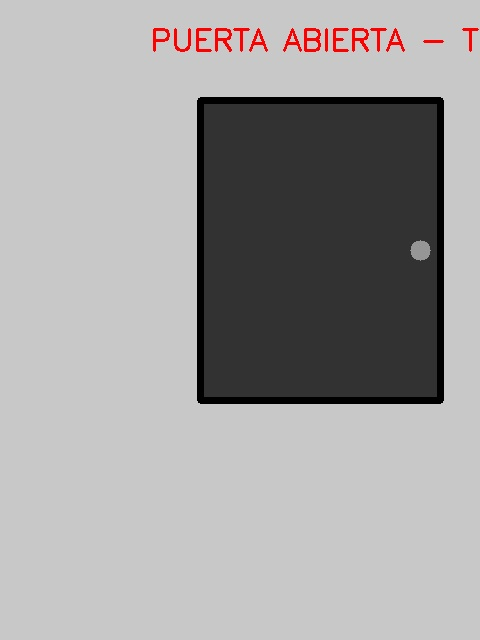
#> input picture test_door_open.jpg, 480 x 640 px
$ python -i eco_mode.py   (imports and definitions only)
#> lines starting #> are read from the running program, lines starting #| are printed output that depends on the picture
#> further down, picture is the input picture: shape (640, 480, 3); mean B, G, R 160.4, 160.5, 162.2
"""
Modo Eco Inteligente para optimización de recursos
Reduce consumo de CPU hasta 90% en períodos de inactividad
"""

import cv2
import time
import numpy as np
from enum import Enum
from typing import Optional, Tuple
import logging

logger = logging.getLogger(__name__)

class SystemState(Enum):
    """Estados del sistema según actividad"""
    IDLE = "idle"        # Sin actividad
    ALERT = "alert"      # Movimiento detectado
    ACTIVE = "active"    # Puerta abierta detectada

class EcoModeManager:
    """
    Gestor del Modo Eco Inteligente
    Ajusta recursos según la actividad detectada
    """

    def __init__(self):
        self.current_state = SystemState.IDLE
        self.last_motion_time = time.time()  # Inicializar con tiempo actual
        self.last_detection_time = time.time()  # Inicializar con tiempo actual
        self.previous_frame = None
        self.motion_threshold = 0.02  # 2% de píxeles cambiados
        self.frame_count = 0  # Contador de frames procesados

        # Configuración por estado
        self.state_configs = {
            SystemState.IDLE: {
                'detection_interval': 5.0,    # Detectar cada 5s
                'fps': 5,                     # Solo 5 FPS
                'yolo_enabled': False,        # YOLO apagado
                'resolution_scale': 0.5,      # Mitad de resolución
                'jpeg_quality': 50            # Calidad mínima
            },
            SystemState.ALERT: {
                'detection_interval': 2.0,    # Detectar cada 2s
                'fps': 15,                    # 15 FPS
                'yolo_enabled': True,         # YOLO activo
                'resolution_scale': 0.75,     # 75% resolución
                'jpeg_quality': 60            # Calidad media
            },
            SystemState.ACTIVE: {
                'detection_interval': 0.5,    # Máxima frecuencia
                'fps': 30,                    # Máximo FPS
                'yolo_enabled': True,         # YOLO activo
                'resolution_scale': 1.0,      # Resolución completa
                'jpeg_quality': 70            # Calidad alta
            }
        }

        # Timeouts para cambio de estado
        self.idle_timeout = 30.0      # 30s sin movimiento → IDLE
        self.alert_timeout = 10.0     # 10s sin detección → ALERT

        logger.info(f"Modo Eco Inteligente inicializado en estado {self.current_state.value}")
        logger.info(f"Configuración: motion_threshold={self.motion_threshold}, idle_timeout={self.idle_timeout}s")

    def detect_motion(self, frame: np.ndarray) -> bool:
        """
        Detecta movimiento comparando frames con manejo robusto de errores
        """
        try:
            # Validar frame de entrada
            if frame is None or frame.size == 0:
                return False

            # Reducir resolución para análisis rápido y consistente
            target_width = 320
            target_height = 240

            # Redimensionar a tamaño fijo para evitar problemas de tamaño
            small_frame = cv2.resize(frame, (target_width, target_height), interpolation=cv2.INTER_AREA)
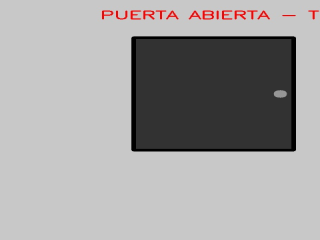
#> small_frame: shape (240, 320, 3); mean B, G, R 160.4, 160.5, 162.2

            # Convertir a escala de grises
            gray = cv2.cvtColor(small_frame, cv2.COLOR_BGR2GRAY)

            # Aplicar desenfoque gaussiano para reducir ruido
            gray = cv2.GaussianBlur(gray, (21, 21), 0)
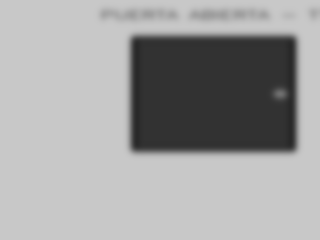
#> gray: shape (240, 320); min 40, max 200, mean 161

            # Primera vez, inicializar frame anterior
            if self.previous_frame is None:
                self.previous_frame = gray.copy()
                logger.debug("Frame inicial capturado para detección de movimiento")
                return False

            # Asegurar que ambos frames tengan el mismo tamaño
            if self.previous_frame.shape != gray.shape:
                logger.warning(f"Tamaño de frame cambió: {self.previous_frame.shape} -> {gray.shape}")
                self.previous_frame = gray.copy()
                return False

            # Calcular diferencia absoluta entre frames
            frame_diff = cv2.absdiff(self.previous_frame, gray)

            # Aplicar threshold para obtener imagen binaria
            _, thresh = cv2.threshold(frame_diff, 25, 255, cv2.THRESH_BINARY)

            # Aplicar operaciones morfológicas para eliminar ruido
            kernel = cv2.getStructuringElement(cv2.MORPH_ELLIPSE, (5, 5))
            thresh = cv2.morphologyEx(thresh, cv2.MORPH_OPEN, kernel)
            thresh = cv2.dilate(thresh, kernel, iterations=2)

            # Encontrar contornos para validar que es movimiento real
            contours, _ = cv2.findContours(thresh.copy(), cv2.RETR_EXTERNAL, cv2.CHAIN_APPROX_SIMPLE)

            # Filtrar contornos pequeños (ruido)
            min_area = 500  # Área mínima para considerar movimiento real
            valid_contours = [c for c in contours if cv2.contourArea(c) > min_area]

            # Calcular área total de movimiento
            total_motion_area = sum(cv2.contourArea(c) for c in valid_contours)
            total_frame_area = target_width * target_height
            motion_percentage = total_motion_area / total_frame_area

            # Actualizar frame anterior con factor de aprendizaje
            # Esto ayuda a adaptarse a cambios graduales de iluminación
            alpha = 0.1  # Factor de aprendizaje
            self.previous_frame = cv2.addWeighted(gray, alpha, self.previous_frame, 1.0 - alpha, 0)

            # Detectar si hay movimiento significativo
            has_motion = motion_percentage > self.motion_threshold

            if has_motion:
                self.last_motion_time = time.time()
                logger.info(f"Movimiento detectado: {motion_percentage:.2%} del frame ({len(valid_contours)} objetos)")

                # Si estamos en IDLE y detectamos movimiento, cambiar a ALERT
                if self.current_state == SystemState.IDLE:
                    self.current_state = SystemState.ALERT
                    logger.info("Estado cambiado: IDLE → ALERT por detección de movimiento")

            return has_motion

        except Exception as e:
            logger.error(f"Error en detección de movimiento: {e}")
            # En caso de error, resetear el frame anterior
            self.previous_frame = None
            return False

    # [122 lines left out: functions update_state, should_run_detection, get_current_config, process_frame, get_frame_delay, get_detection_interval and 2 more, not called in this run]

>>> import cv2
>>> picture = cv2.imread('../../test_door_open.jpg')
>>> result = EcoModeManager().detect_motion(picture)
#> result = False
